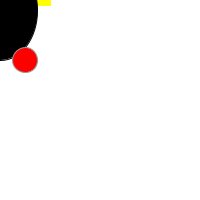
Frame 1 (no input)
Frame 60 (the mouse pressed at the canvas centre just before this capture): identical to frame 1, image omitted
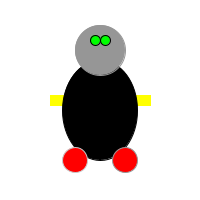
Frame 120 (the mouse held since frame 60 and released just before this capture)

The Processing sketch that drew these frames (run headless with seeded random() and noise(); from frame 60 on, the mouse is pressed at the canvas centre):

// Processing sketch: processing_122809
// ── processing_122809.pde

void setup () {
  size (200, 200);
  }

void draw () {
  background (255);
  rectMode (CENTER);
  stroke (255, 255, 0);
  fill (255, 255, 0);
  rect (mouseX, mouseY, 100, 10);
  stroke (0);
  fill (0);
  ellipse (mouseX, mouseY+10, 75, 100);
  stroke (200);
  fill (255, 0, 0);
  ellipse (mouseX-25, mouseY+60, 25, 25);
  stroke (150);
  fill (255, 0, 0);
  ellipse (mouseX+25, mouseY+60, 25, 25);
  fill (150);
  ellipse (mouseX, mouseY-50, 50, 50);
  fill (0, 255, 0);
  stroke (0);
  ellipse (mouseX-5, mouseY-60, 10, 10);
  ellipse (mouseX+5, mouseY-60, 10, 10);
  println("breng me naar je leider");
}
